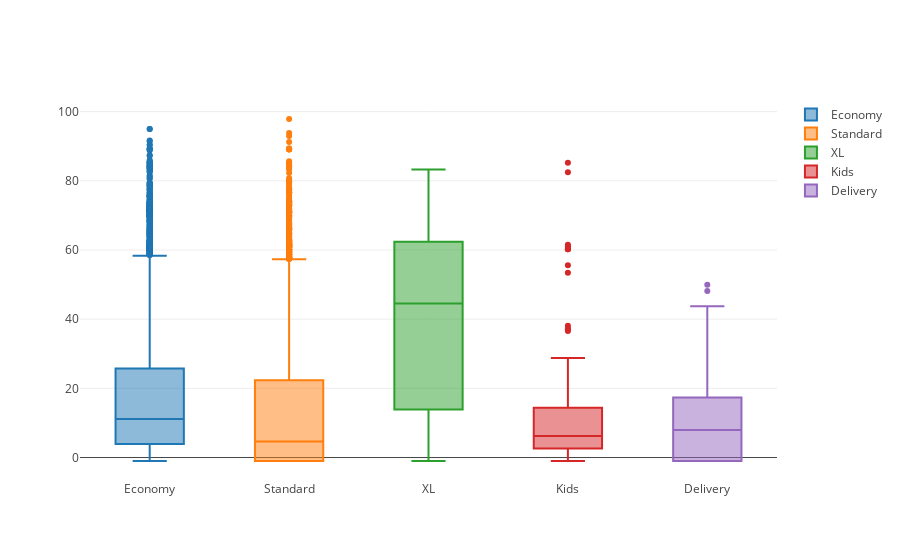

Source (notebook cell):
### Code cell
#Распределение дальности поездки в зависимости от класса
data = []

for offer_class in df1.offer_class_group.unique():
    data.append(
        go.Box(y=df1[df1.offer_class_group==offer_class].distance_km, 
               name=offer_class)
    )
iplot(data, show_link = False)

### Figure 1 — Plotly figure (JSON) as saved in the notebook; plotly's stock layout.template omitted (floating-point values rounded to 4 significant figures; data arrays with more than 128 entries replaced by an {"elided": "..."} marker saying what was removed)
{"data": [{"name": "Economy", "type": "box", "uid": "702eac58-d3d5-11e8-866c-c82a1432c65e", "y": {"elided": "4994 float values"}}, {"name": "Standard", "type": "box", "uid": "702eb018-d3d5-11e8-99a6-c82a1432c65e", "y": {"elided": "4820 float values"}}, {"name": "XL", "type": "box", "uid": "702eb146-d3d5-11e8-b2c6-c82a1432c65e", "y": [55.2, 6.318, 70.97, 46.78, 58.52, 47.78, 47.78, 17.43, 83.28, 9.903, 31.38, 60.18, 42.35, 42.08, 35.27, 64.56, 25.67, 5.769, 76.4, 10.31, 76.4, 10.31, -1, 77.66]}, {"name": "Kids", "type": "box", "uid": "702eb25c-d3d5-11e8-b8fc-c82a1432c65e", "y": [10.2, 5.217, 6.834, 4.54, 13.27, 6.209, 8.325, 7.271, 22.17, 18.34, -1, 4.845, -1, 60.2, 11.36, 10.55, 60.31, 82.45, 60.55, 28.75, 85.25, 4.752, 53.44, 60.2, 2.337, 2.337, 6.413, 1.651, 38.13, 1.786, 2.62, 1.528, 4.125, 2.298, 8.286, 9.758, 36.57, 37.24, 5.905, 1.681, 5.946, 0, 6.216, 6.721, 61.08, -1, 6.338, 10.48, 15.53, 2.257, 9.758, 2.623, 1.884, 2.272, 1.884, 4.07, 2.768, 61.49, 55.6, 4.851, 4.67, 7.198, 3.73, 2.237, 2.891, -1, 11.14, 5.77, 9.084, 5.457, 2.825, 37.1]}, {"name": "Delivery", "type": "box", "uid": "702eb362-d3d5-11e8-80a2-c82a1432c65e", "y": [3.977, 43.77, 24.17, 10.7, -1, -1, -1, 49.95, -1, -1, 13.18, 4.12, 5.833, -1, 24.61, 12.56, 22.68, 32.97, 19.03, 11.75, 4.798, 17.38, 27.41, 17.14, 14.53, 21.68, -1, -1, 12.06, 20.49, -1, 8.384, 11.85, 13.84, 16.33, -1, -1, 7.068, 17.46, -1, -1, 18.93, -1, 6.804, 12.44, 18.63, 16.5, 23.68, -1, -1, 5.561, -1, 5.266, 11.97, 32.73, -1, 16.99, 10.74, 3.151, -1, 4.949, 7.978, 7.942, 48.16, 4.487, -1, -1]}], "layout": {}}
